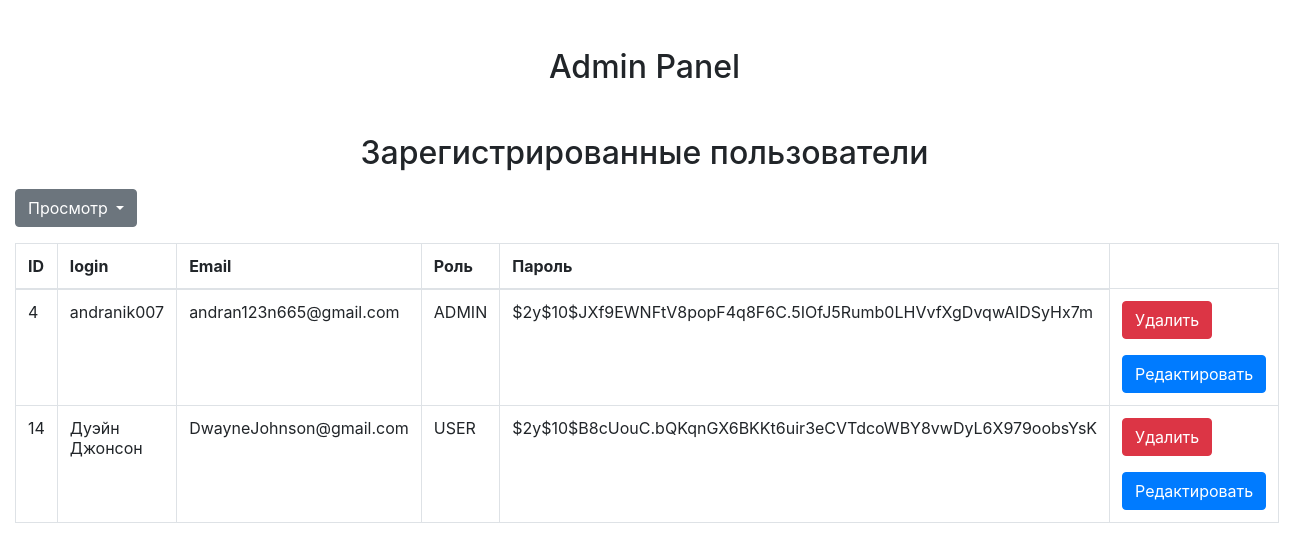
/admin_panel_users.php, run on the app's committed database.
### tables this page shows
CREATE TABLE `users` (
  `id` int(255) NOT NULL,
  `login` varchar(500) DEFAULT NULL,
  `email` varchar(255) DEFAULT NULL,
  `password` varchar(500) DEFAULT NULL,
  `role` varchar(255) DEFAULT NULL,
  `avatar` varchar(500) DEFAULT NULL
);

### admin_panel_users.php (the view, shortened to what this page needs)
<?php
$servername = "localhost";
$username = "root";
$password = "";
$dbname = "vel";
try {
    $db = new PDO("mysql:host=$servername;dbname=$dbname", $username, $password);
    $db->setAttribute(PDO::ATTR_ERRMODE, PDO::ERRMODE_EXCEPTION);
} catch(PDOException $e) {
    echo "Ошибка подключения: " . $e->getMessage();
    exit;
}
$stmt = $db->query("SELECT * FROM users");
$users = $stmt->fetchAll();
?>
<head>
<link rel="stylesheet" href="https://stackpath.bootstrapcdn.com/bootstrap/4.5.2/css/bootstrap.min.css">
<link rel="stylesheet" href="https://stackpath.bootstrapcdn.com/bootstrap/4.5.2/css/bootstrap.min.css">
</head>
<body>
<div class="container-fluid">
    <h2 class="text-center mt-5">Admin Panel</h2>
    <h2 class="text-center mt-5">Зарегистрированные пользователи</h2>
    <div class="row mt-3">
        <div class="col-auto">
            <div class="dropdown">
                <button class="btn btn-secondary dropdown-toggle" type="button" id="dropdownMenuButton" data-toggle="dropdown" aria-expanded="false">
                    Просмотр
                </button>
            </div>
        </div>
    </div>
    <div class="row mt-3">
        <div class="col">
            <table class="table table-bordered">
                <thead>
                    <tr>
                        <th>ID</th>
                        <th>login</th>
                        <th>Email</th>
                        <th>Роль</th>
                        <th>Пароль</th>
                    </tr>
                </thead>
                <tbody>
                    <?php foreach ($users as $user): ?>
                        <tr>
                            <td><?php echo $user['id']; ?></td>
                            <td><?php echo $user['login']; ?></td>
                            <td><?php echo $user['email']; ?></td>
                            <td><?php echo $user['role']; ?></td>
                            <td><?php echo $user['password']; ?></td>
                            <td>
                                    <form method="post" action="delete_user.php">
                                        <button type="submit" class="btn btn-danger">Удалить</button>
                                    </form>
                                    <a href="edit_product.php?id=<?php echo $product['id']; ?>" class="btn btn-primary">Редактировать</a>
                                </td>
                        </tr>
                    <?php endforeach; ?>
                </tbody>
            </table>
        </div>
    </div>
</div>
</body>

### data on the page
users: id "4", login "andranik007", email "andran123n665@gmail.com", role "ADMIN", password "$2y$10$JXf9EWNFtV8popF4q8F6C.5IOfJ5Rumb0LHVvfXgDvqwAIDSyHx7m"
users: id "14", login "Дуэйн Джонсон", email "DwayneJohnson@gmail.com", role "USER", password "$2y$10$B8cUouC.bQKqnGX6BKKt6uir3eCVTdcoWBY8vwDyL6X979oobsYsK"
